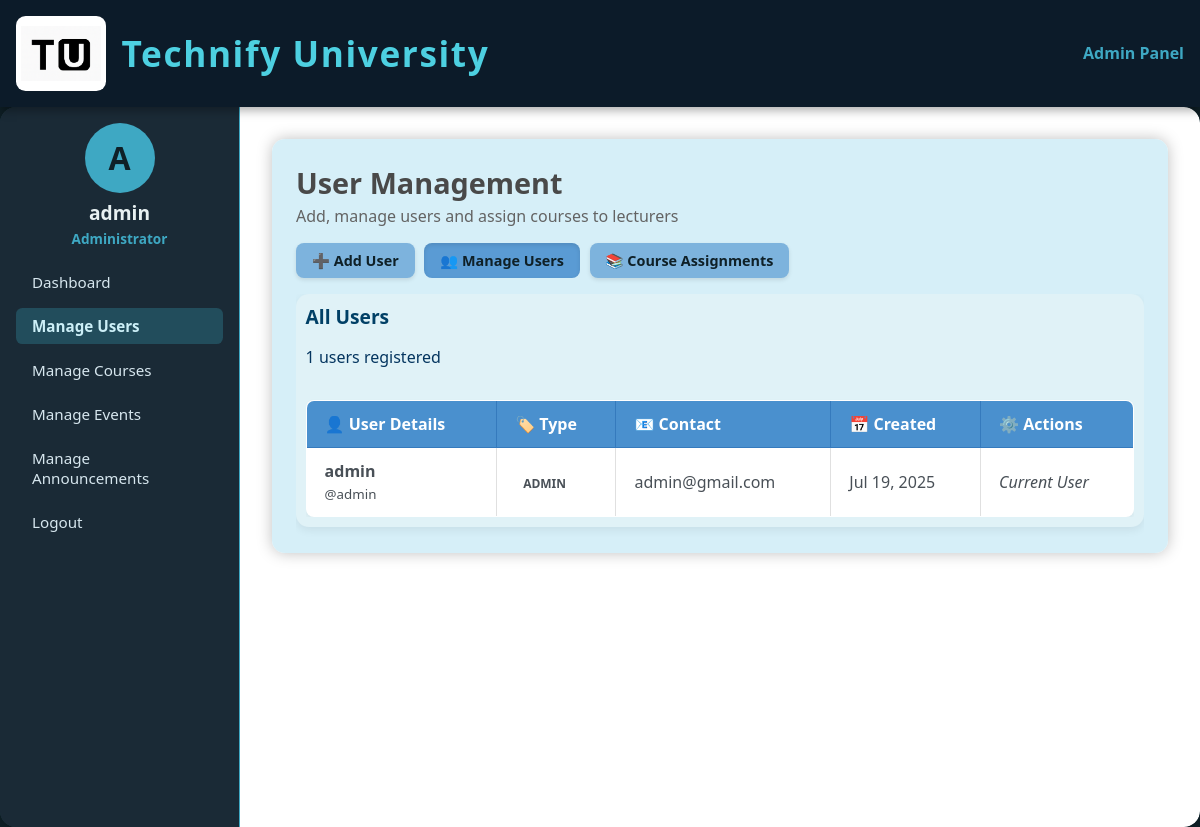
Screenshot of /Main/public/index.php?page=manage_users&tab=manage-users (signed in) with the database file from the repository.
### tables this page shows
CREATE TABLE `users` (
  `id` int(11) NOT NULL,
  `username` varchar(50) NOT NULL,
  `password` varchar(255) NOT NULL,
  `email` varchar(100) NOT NULL,
  `full_name` varchar(100) NOT NULL,
  `created_at` timestamp NULL DEFAULT current_timestamp(),
  `is_deleted` tinyint(1) DEFAULT 0
);

### Main/admin/controllers/ManageUsersController.php (called while the page is built, shortened)
<?php
$current_page = 'manage_users';
$active_tab = $_GET['tab'] ?? 'add-user';
if (isset($_SESSION['username'])) {
    $current_user = fetchOne("SELECT * FROM users WHERE username = ?", [$_SESSION['username']]);
} else {
    $current_user = null;
}
$users = fetchAll("
    SELECT u.*,
           GROUP_CONCAT(r.name) as roles,
           MAX(r.super_admin) as is_super_admin
    FROM users u
    LEFT JOIN user_roles ur ON u.id = ur.user_id
    LEFT JOIN roles r ON ur.role_id = r.id
    WHERE u.is_deleted IS NULL OR u.is_deleted = 0
    GROUP BY u.id
    ORDER BY u.full_name ASC
");
require __DIR__ . '/../views/manage_users.html.php';
$content = ob_get_clean();
require __DIR__ . '/../../templates/admin_layout.php';
?>

### Main/src/db.php (called while the page is built)
<?php
class Database {
    private static $instance = null;
    private $pdo;
    private function __construct() {
        $username = 'root';
        $password = 'student';
        $database = 'university_website';
        $host = 'mysql';
        try {
            $this->pdo = new PDO("mysql:host=$host;dbname=$database", $username, $password);
            $this->pdo->setAttribute(PDO::ATTR_ERRMODE, PDO::ERRMODE_EXCEPTION);
            $this->pdo->setAttribute(PDO::ATTR_DEFAULT_FETCH_MODE, PDO::FETCH_ASSOC);
        } catch (PDOException $e) {
            die("Connection failed: " . $e->getMessage());
        }
    }
    public static function getInstance() {
        if (self::$instance === null) {
            self::$instance = new Database();
        }
        return self::$instance;
    }
    public function getConnection() {
        return $this->pdo;
    }
}
function db() {
    return Database::getInstance()->getConnection();
}
function query($sql, $params = []) {
    $stmt = db()->prepare($sql);
    $stmt->execute($params);
    return $stmt;
}
function fetchAll($sql, $params = []) {
    return query($sql, $params)->fetchAll();
}
function fetchOne($sql, $params = []) {
    return query($sql, $params)->fetch();
}
?>

### Main/src/helper.php (called while the page is built, shortened)
<?php
function getAdminNavItems(): array {
    return [
        'admin_dashboard' => 'Dashboard',
        'manage_users' => 'Manage Users',
        'manage_courses' => 'Manage Courses',
        'manage_events' => 'Manage Events',
        'manage_announcements' => 'Manage Announcements',
    ];
}
function get_user_role($user_id) {
    $row = fetchOne("SELECT r.name FROM user_roles ur JOIN roles r ON ur.role_id = r.id WHERE ur.user_id = ? LIMIT 1", [$user_id]);
    $role = $row ? $row['name'] : null;
    return $role;
}

### Main/admin/views/manage_users.html.php (the view, shortened to what this page needs)
<div class="admin-container">
    <div class="admin-header">
        <h1>User Management</h1>
        <p>Add, manage users and assign courses to lecturers</p>
    </div>
    <div class="admin-tabs">
        <?php
        $tabs = [
            'add-user' => ['icon' => '➕', 'title' => 'Add User'],
            'manage-users' => ['icon' => '👥', 'title' => 'Manage Users'],
            'course-assignments' => ['icon' => '📚', 'title' => 'Course Assignments']
        ];
        foreach ($tabs as $tab_key => $tab_info):
            $is_active = $active_tab == $tab_key ? 'active' : '';
        ?>
            <a href="index.php?page=manage_users&tab=<?= $tab_key ?>" class="admin-tab <?= $is_active ?>">
                <?= $tab_info['icon'] ?> <?= $tab_info['title'] ?>
            </a>
        <?php endforeach; ?>
    </div>
    <div id="manage-users-tab" class="tab-content <?= $active_tab == 'manage-users' ? 'active' : '' ?>">
        <div class="form-container">
            <div class="section-header">
                <h3>All Users</h3>
                <?php if (!empty($users)): ?>
                    <p><?= count($users) ?> users registered</p>
                <?php endif; ?>
            </div>
            <?php if (empty($users)): ?>
                <div class="no-data">
                    <p>🚫 No users found. Create your first user account above!</p>
                </div>
            <?php else: ?>
                <div class="table-responsive">
                    <table class="data-table">
                        <thead>
                            <tr>
                                <th>👤 User Details</th>
                                <th>🏷️ Type</th>
                                <th>📧 Contact</th>
                                <th>📅 Created</th>
                                <th>⚙️ Actions</th>
                            </tr>
                        </thead>
                        <tbody>
                            <?php foreach ($users as $user): ?>
                                <tr>
                                    <td>
                                        <div class="user-info">
                                            <strong><?= htmlspecialchars($user['full_name']) ?></strong>
                                            <div class="user-meta">
                                                <small>@<?= htmlspecialchars($user['username']) ?></small>
                                            </div>
                                        </div>
                                    </td>
                                    <td>
                                        <?php
                                        require_once __DIR__ . '/../../src/helper.php';
                                        $role = get_user_role($user['id']);
                                        if ($role === 'admin') {
                                            echo '<span class="badge admin">Admin</span>';
                                        } elseif ($role === 'lecturer') {
                                            echo '<span class="badge lecturer">Lecturer</span>';
                                        } else {
                                            echo '<span class="badge student">Student</span>';
                                        }
                                        ?>
                                    </td>
                                    <td><?= htmlspecialchars($user['email']) ?></td>
                                    <td><?= date('M j, Y', strtotime($user['created_at'])) ?></td>
                                    <td>
                                        <?php
                                        $can_delete = true;
                                        if ($user['id'] == $current_user['id']) {
                                            $can_delete = false;
                                            $delete_reason = "Current User";
                                        }
                                        elseif ($user['is_super_admin'] && !$current_user_is_super_admin) {
                                            $can_delete = false;
                                            $delete_reason = "Protected Account";
                                        }
                                        elseif ($user['id'] == 1) {
                                            $can_delete = false;
                                            $delete_reason = "Primary Admin";
                                        }
                                        if ($can_delete): ?>
                                            <form method="POST" class="inline-form">
                                                <input type="hidden" name="user_id" value="<?= $user['id'] ?>">
                                                <button type="submit" name="delete_user" class="btn btn-danger btn-small"
                                                        onclick="return confirm('⚠️ Are you sure you want to delete this user?\n\nThis action cannot be undone.')"
                                                        title="Delete User">
                                                    🗑️ Delete
                                                </button>
                                            </form>
                                        <?php else: ?>
                                            <span class="current-user-indicator">
                                                <em><?= $delete_reason ?></em>
                                            </span>
                                        <?php endif; ?>
                                    </td>
                                </tr>
                            <?php endforeach; ?>
                        </tbody>
                    </table>
                </div>
            <?php endif; ?>
        </div>
    </div>
</div>

### Main/public/index.php (shortened to what this page needs)
<?php
require_once __DIR__ . '/../src/db.php';
require_once __DIR__ . '/../src/helper.php';
$page = $_GET['page'] ?? '';
if (!empty($_SESSION['logged_in']) && !empty($_SESSION['username'])) {
    switch ($page) {
        case 'admin_dashboard':
        case 'manage_users':
        case 'manage_courses':
        case 'manage_announcements':
        case 'manage_events':
            if (!empty($_SESSION['role']) && ($_SESSION['role'] === 'admin' || $_SESSION['role'] === 'super_admin')) {
                if ($page === 'admin_dashboard') {
                    require __DIR__ . '/../admin/controllers/DashboardController.php';
                } else {
                    require __DIR__ . '/../admin/controllers/Manage' . ucfirst(substr($page, 7)) . 'Controller.php';
                }
            } else {
                header('Location: index.php?page=home');
                exit;
            }
            break;
    }
    exit;
}

### Main/templates/admin_layout.php (shortened to what this page needs)
<?php
require_once __DIR__ . '/../src/db.php';
require_once __DIR__ . '/../src/helper.php';
$current_user = fetchOne("SELECT * FROM users WHERE username = ?", [$_SESSION['username']]);
$user_name = $current_user['full_name'] ?? $_SESSION['username'];
if (!empty($current_user['full_name'])) {
    $names = explode(' ', trim($current_user['full_name']));
    $user_initials = strtoupper(substr($names[0], 0, 1));
} else {
    $user_initials = strtoupper(substr($_SESSION['username'], 0, 2));
}
$page_class = $page_class ?? 'admin-page';
$current_page = $current_page ?? 'admin_dashboard';
$content = $content ?? '';
$nav_items = getAdminNavItems();
?>
<!DOCTYPE html>
<html lang="en">
<head>
    <link rel="stylesheet" href="../assets/css/admin.css" />
</head>
<body class="<?= htmlspecialchars($page_class) ?>">
    <header class="header">
        <div class="logo"><img src="../assets/images/tu.png" alt="Technify University Logo">Technify University</div>
        <nav class="header-nav">
            <span>Admin Panel</span>
        </nav>
    </header>
    <div class="container">
        <aside class="sidebar">
            <div class="profile">
                <div class="profile-pic"><?= htmlspecialchars($user_initials) ?></div>
                <h3><?= htmlspecialchars($user_name) ?></h3>
                <div class="status">Administrator</div>
            </div>
            <nav role="navigation">
                <ul class="nav-menu">
                    <?php foreach ($nav_items as $page => $label):
                        $is_active = $current_page === $page;
                        $href = "index.php?page=" . urlencode($page);
                    ?>
                        <li>
                            <a href="<?= $href ?>" class="<?= $is_active ? 'active' : '' ?>" <?= $is_active ? 'aria-current="page"' : '' ?>>
                                <?= htmlspecialchars($label) ?>
                            </a>
                        </li>
                    <?php endforeach; ?>
                    <li><a href="../index.php?page=logout">Logout</a></li>
                </ul>
            </nav>
        </aside>
        <main class="main-content">
            <?= $content ?>
        </main>
    </div>
</body>
</html>

### rows the page displays
users: full_name "A", full_name "admin", username "admin", shows "ADMIN", email "admin@gmail.com", created_at "Jul 19, 2025", id "Current User"

### other values shown
$label "Dashboard"
$label "Manage Users"
$label "Manage Courses"
$label "Manage Events"
$label "Manage Announcements"
$tab_info['icon'] "➕"
$tab_info['title'] "Add User"
$tab_info['icon'] "👥"
$tab_info['title'] "Manage Users"
$tab_info['icon'] "📚"
$tab_info['title'] "Course Assignments"
count($users) "1"
